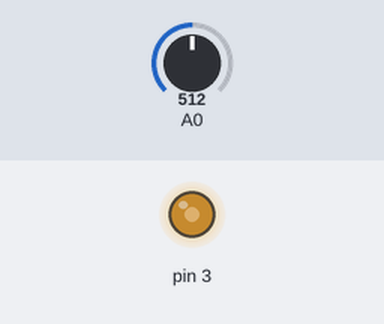
A sketch run on a simulated Arduino Uno, built with avr-gcc and run on an emulated ATmega328P. Shown: output pins drawn as LEDs (lit = HIGH). Inputs (shaded band) come from the test bench; at power-on: A0 = 512.

Above: at 1.2 s.
1.3 s: A0 set to 716
At 2.5 s:
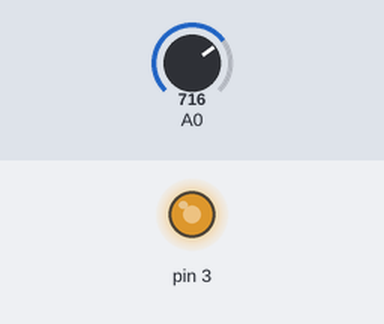
2.8 s: A0 set to 900
At 3.7 s:
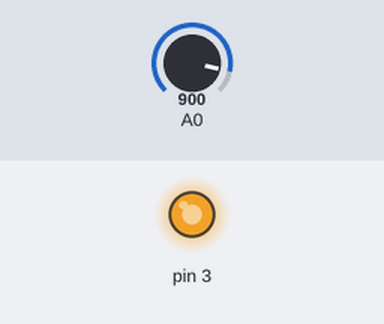
4.3 s: A0 set to 122
At 4.9 s:
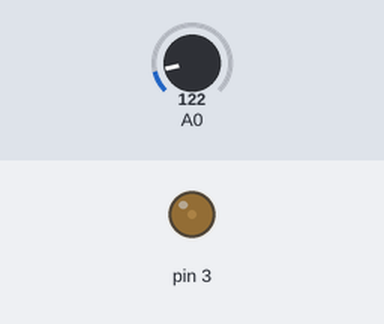
5.8 s: A0 set to 0
At 7.2 s:
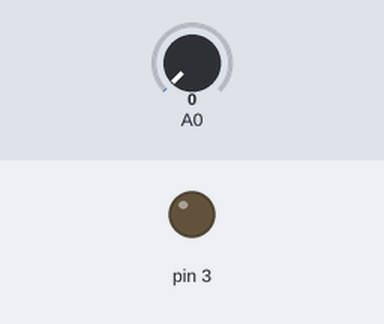
Timing chart, 0 to 8.3 s (numbered marks = the images above; inputs shaded):
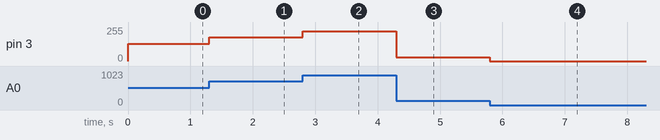

The sketch:

PotensionMetreLed.ino
```cpp
int val=0;

void setup() {
pinMode(3,OUTPUT);
}

void loop() {

 val = analogRead(A0);
allumer(3,val/4);

}

void allumer(int pin,int i)
{
    analogWrite(pin,i);
}
```

Measured:
- after the input at 1.3 s, pin 3: 128/255 → 179/255 at once
- after the input at 2.8 s, pin 3: 179/255 → 225/255 at once
- after the input at 4.3 s, pin 3: 225/255 → 30/255 at once
- after the input at 5.8 s, pin 3: 30/255 → 0/255 at once
